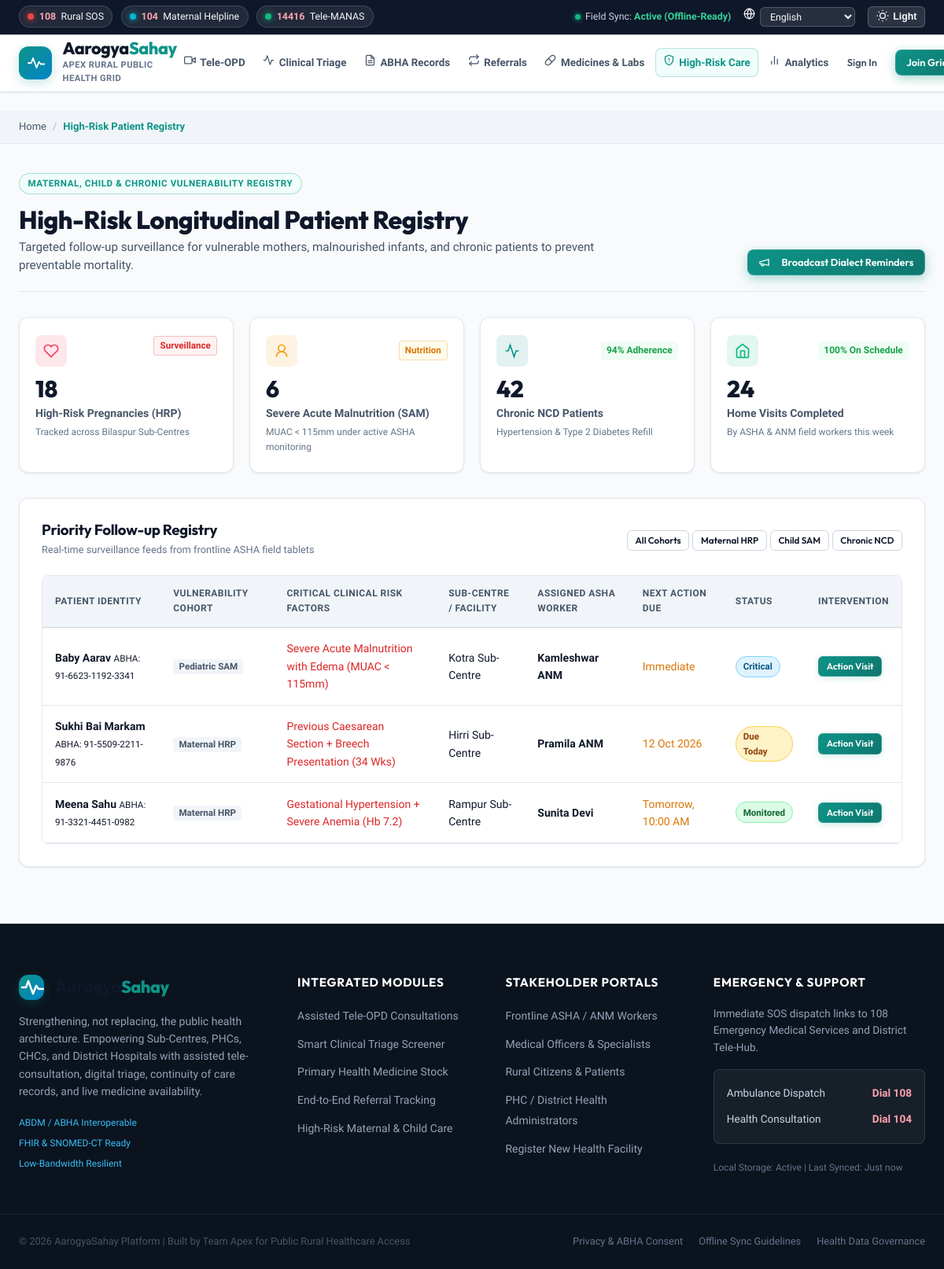
Page /high-risk on the committed database.
### tables this page shows
CREATE TABLE high_risk_cases (
            id INTEGER PRIMARY KEY AUTOINCREMENT,
            patient_name TEXT NOT NULL,
            abha_id TEXT NOT NULL,
            category TEXT NOT NULL,
            risk_factors TEXT NOT NULL,
            facility_name TEXT NOT NULL,
            asha_worker TEXT NOT NULL,
            next_action_date TEXT NOT NULL,
            status TEXT NOT NULL CHECK(status IN ('Monitored','Due Today','Critical')),
            notes TEXT
        );

### routes/high_risk.py (the view)
@high_risk_bp.route("/high-risk")
def high_risk_page():
    db = get_db()
    cases = db.execute(
        "SELECT * FROM high_risk_cases ORDER BY CASE status WHEN 'Critical' THEN 1 WHEN 'Due Today' THEN 2 ELSE 3 END, id ASC"
    ).fetchall()
    return render_template("high_risk.html", cases=cases)

### app.py (called while the page is built)
@app.context_processor
def inject_global_data():
    current_user = None
    if "user_id" in session:
        db = get_db()
        current_user = db.execute("SELECT * FROM users WHERE id = ?", (session["user_id"],)).fetchone()
    return dict(current_user=current_user)

### db.py (called while the page is built)
def get_db():
    if "db" not in g:
        g.db = sqlite3.connect(DATABASE)
        g.db.row_factory = sqlite3.Row
        g.db.execute("PRAGMA journal_mode=WAL")       # Better concurrent read perf
        g.db.execute("PRAGMA foreign_keys=ON")         # Enforce referential integrity
    return g.db

### templates/high_risk.html (shortened to what this page needs)
{% extends "base.html" %}
{% block breadcrumbs %}
<div class="breadcrumb-bar">
    <div class="container breadcrumb-flex">
        <a href="{{ url_for('index') }}">Home</a>
        <span class="breadcrumb-sep">/</span>
        <span class="breadcrumb-curr">High-Risk Patient Registry</span>
    </div>
</div>
{% endblock %}
{% block content %}
<div class="page-wrapper high-risk-page">
    <div class="container">
        <div class="page-header-bar">
            <div>
                <span class="badge-tag">Maternal, Child & Chronic Vulnerability Registry</span>
                <h1 class="page-title">High-Risk Longitudinal Patient Registry</h1>
                <p class="page-sub">Targeted follow-up surveillance for vulnerable mothers, malnourished infants, and chronic patients to prevent preventable mortality.</p>
            </div>
            <div>
                <button class="btn btn-primary btn-sm btn-glow" onclick="showToast('Dispatching automated voice reminders in Chhattisgarhi to all patients due today...')">
                    <svg width="15" height="15" viewBox="0 0 24 24" fill="none" stroke="currentColor" stroke-width="2" style="vertical-align:middle; margin-right:6px;"><path d="m3 11 18-5v12L3 14v-3z"/><path d="M11.6 16.8a3 3 0 1 1-5.8-1.6"/></svg> Broadcast Dialect Reminders
                </button>
            </div>
        </div>
        <div class="dashboard-kpis mb-4">
            <div class="kpi-card">
                <div class="kpi-header">
                    <span class="kpi-icon rose"><svg width="22" height="22" viewBox="0 0 24 24" fill="none" stroke="currentColor" stroke-width="2"><path d="M20.84 4.61a5.5 5.5 0 0 0-7.78 0L12 5.67l-1.06-1.06a5.5 5.5 0 0 0-7.78 7.78l1.06 1.06L12 21.23l7.78-7.78 1.06-1.06a5.5 5.5 0 0 0 0-7.78z"/></svg></span>
                    <span class="kpi-badge alert">Surveillance</span>
                </div>
                <div class="kpi-val">18</div>
                <div class="kpi-title">High-Risk Pregnancies (HRP)</div>
                <small class="kpi-sub">Tracked across Bilaspur Sub-Centres</small>
            </div>
            <div class="kpi-card">
                <div class="kpi-header">
                    <span class="kpi-icon amber"><svg width="22" height="22" viewBox="0 0 24 24" fill="none" stroke="currentColor" stroke-width="2"><circle cx="12" cy="8" r="5"/><path d="M20 21a8 8 0 1 0-16 0"/></svg></span>
                    <span class="kpi-badge warning">Nutrition</span>
                </div>
                <div class="kpi-val">6</div>
                <div class="kpi-title">Severe Acute Malnutrition (SAM)</div>
                <small class="kpi-sub">MUAC &lt; 115mm under active ASHA monitoring</small>
            </div>
            <div class="kpi-card">
                <div class="kpi-header">
                    <span class="kpi-icon teal"><svg width="22" height="22" viewBox="0 0 24 24" fill="none" stroke="currentColor" stroke-width="2"><polyline points="22 12 18 12 15 21 9 3 6 12 2 12"/></svg></span>
                    <span class="kpi-trend up">94% Adherence</span>
                </div>
                <div class="kpi-val">42</div>
                <div class="kpi-title">Chronic NCD Patients</div>
                <small class="kpi-sub">Hypertension &amp; Type 2 Diabetes Refill</small>
            </div>
            <div class="kpi-card">
                <div class="kpi-header">
                    <span class="kpi-icon emerald"><svg width="22" height="22" viewBox="0 0 24 24" fill="none" stroke="currentColor" stroke-width="2"><path d="m3 9 9-7 9 7v11a2 2 0 0 1-2 2H5a2 2 0 0 1-2-2z"/><polyline points="9 22 9 12 15 12 15 22"/></svg></span>
                    <span class="kpi-trend up">100% On Schedule</span>
                </div>
                <div class="kpi-val">24</div>
                <div class="kpi-title">Home Visits Completed</div>
                <small class="kpi-sub">By ASHA &amp; ANM field workers this week</small>
            </div>
        </div>
        <div class="glass-panel">
            <div class="panel-header-flex">
                <div class="panel-title-wrap">
                    <h3>Priority Follow-up Registry</h3>
                    <small>Real-time surveillance feeds from frontline ASHA field tablets</small>
                </div>
                <div class="filter-pills">
                    <button class="btn btn-xs btn-outline" onclick="filterCohort('all')">All Cohorts</button>
                    <button class="btn btn-xs btn-outline" onclick="filterCohort('maternal')">Maternal HRP</button>
                    <button class="btn btn-xs btn-outline" onclick="filterCohort('pediatric')">Child SAM</button>
                    <button class="btn btn-xs btn-outline" onclick="filterCohort('chronic')">Chronic NCD</button>
                </div>
            </div>
            <div class="table-responsive mt-3">
                <table class="inventory-table" id="highRiskTable">
                    <thead>
                        <tr>
                            <th>Patient Identity</th>
                            <th>Vulnerability Cohort</th>
                            <th>Critical Clinical Risk Factors</th>
                            <th>Sub-Centre / Facility</th>
                            <th>Assigned ASHA Worker</th>
                            <th>Next Action Due</th>
                            <th>Status</th>
                            <th>Intervention</th>
                        </tr>
                    </thead>
                    <tbody>
                        {% for c in cases %}
                            <tr class="cohort-row cohort-{{ c.category|lower|replace(' ', '-') }}">
                                <td>
                                    <strong>{{ c.patient_name }}</strong>
                                    <small class="d-block text-muted">ABHA: {{ c.abha_id }}</small>
                                </td>
                                <td>
                                    <span class="cat-pill">{{ c.category }}</span>
                                </td>
                                <td>
                                    <span class="text-rose font-weight-bold">{{ c.risk_factors }}</span>
                                </td>
                                <td>{{ c.facility_name }}</td>
                                <td><strong>{{ c.asha_worker }}</strong></td>
                                <td><span class="text-amber">{{ c.next_action_date }}</span></td>
                                <td>
                                    <span class="badge-status {% if c.status == 'Critical' %}status-in-transit{% elif c.status == 'Due Today' %}status-initiated{% else %}status-consulted{% endif %}">
                                        {{ c.status }}
                                    </span>
                                </td>
                                <td>
                                    <button class="btn btn-xs btn-primary" onclick="showToast('Home visit scheduled for {{ c.patient_name }}. ASHA task assigned.')">
                                        Action Visit
                                    </button>
                                </td>
                            </tr>
                        {% endfor %}
                    </tbody>
                </table>
            </div>
        </div>
    </div>
</div>
{% endblock %}

### rows in the picture
high_risk_cases: patient_name "Baby Aarav", abha_id "91-6623-1192-3341", category "Pediatric SAM", risk_factors "Severe Acute Malnutrition with Edema (MUAC < 115mm)", facility_name "Kotra Sub-Centre", asha_worker "Kamleshwar ANM", next_action_date "Immediate", status "Critical"
high_risk_cases: patient_name "Sukhi Bai Markam", abha_id "91-5509-2211-9876", category "Maternal HRP", risk_factors "Previous Caesarean Section + Breech Presentation (34 Wks)", facility_name "Hirri Sub-Centre", asha_worker "Pramila ANM", next_action_date "12 Oct 2026", status "Due Today"
high_risk_cases: patient_name "Meena Sahu", abha_id "91-3321-4451-0982", category "Maternal HRP", risk_factors "Gestational Hypertension + Severe Anemia (Hb 7.2)", facility_name "Rampur Sub-Centre", asha_worker "Sunita Devi", next_action_date "Tomorrow, 10:00 AM", status "Monitored"
